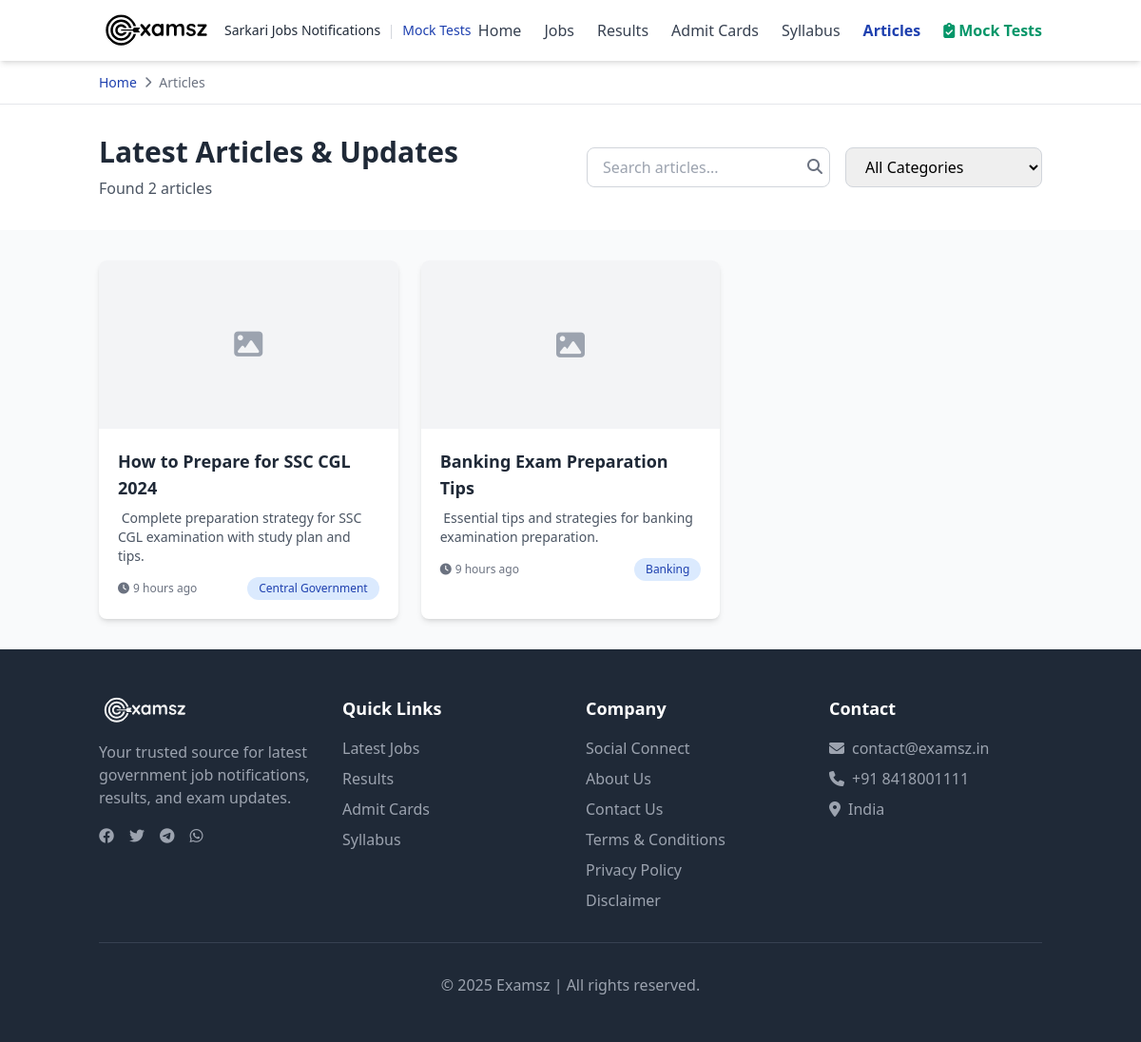
/posts.php, run on the app's committed database.
### tables this page shows
CREATE TABLE posts (
  id INT AUTO_INCREMENT PRIMARY KEY,
  title VARCHAR(255) NOT NULL,
  slug VARCHAR(255) NOT NULL UNIQUE,
  excerpt TEXT,
  content LONGTEXT,
  category_id INT,
  status ENUM('draft','published') DEFAULT 'published',
  meta_title VARCHAR(255),
  meta_description VARCHAR(255),
  thumbnail_url VARCHAR(500) NULL,
  author_id INT NULL,
  extras JSON NULL,
  published_at DATETIME DEFAULT CURRENT_TIMESTAMP,
  created_at TIMESTAMP DEFAULT CURRENT_TIMESTAMP,
  updated_at TIMESTAMP NULL,
  FOREIGN KEY (category_id) REFERENCES categories(id) ON DELETE SET NULL,
  FOREIGN KEY (author_id) REFERENCES authors(id) ON DELETE SET NULL
);

CREATE TABLE categories (
  id INT AUTO_INCREMENT PRIMARY KEY,
  name VARCHAR(100) NOT NULL,
  slug VARCHAR(150) NOT NULL UNIQUE
);

### src/db.php (called while the page is built, shortened)
<?php
class Database {
    private static $instance = null;
    private $connection;
    private function __construct() {
        try {
            $this->connection = new PDO(
                "mysql:host=" . DB_HOST . ";dbname=" . DB_NAME . ";charset=utf8mb4",
                DB_USER,
                DB_PASS,
                [
                    PDO::ATTR_ERRMODE => PDO::ERRMODE_EXCEPTION,
                    PDO::ATTR_DEFAULT_FETCH_MODE => PDO::FETCH_ASSOC,
                    PDO::ATTR_EMULATE_PREPARES => false
                ]
            );
        } catch (PDOException $e) {
            error_log("Database connection failed: " . $e->getMessage());
            $this->connection = null;
        }
    }
    public static function getInstance() {
        if (self::$instance === null) {
            self::$instance = new self();
        }
        return self::$instance;
    }
    public function query($sql, $params = []) {
        $stmt = $this->connection->prepare($sql);
        $stmt->execute($params);
        return $stmt;
    }
    public function fetchAll($sql, $params = []) {
        return $this->query($sql, $params)->fetchAll();
    }
    public function fetchOne($sql, $params = []) {
        return $this->query($sql, $params)->fetch();
    }
}
function getDB() {
    return Database::getInstance();
}
?>

### src/models/Post.php (called while the page is built, shortened)
<?php
require_once __DIR__ . '/../db.php';
class Post {
    private $db;
    public function __construct() {
        $this->db = getDB();
    }
    public function getAll($limit = 15, $offset = 0, $category = null) {
        $sql = "SELECT p.*, c.name as category_name, c.slug as category_slug,
                        a.name as author_name, a.avatar_url as author_avatar
                FROM posts p
                LEFT JOIN categories c ON p.category_id = c.id
                LEFT JOIN authors a ON p.author_id = a.id
                WHERE p.status = 'published'";
        $params = [];
        $sql .= " ORDER BY p.published_at DESC LIMIT ? OFFSET ?";
        $params[] = $limit;
        $params[] = $offset;
        return $this->db->fetchAll($sql, $params);
    }
    public function getCount($category = null) {
        $sql = "SELECT COUNT(*) as count FROM posts p";
        $params = [];
        if ($category) {
            $sql .= " LEFT JOIN categories c ON p.category_id = c.id WHERE p.status = 'published' AND c.slug = ?";
            $params[] = $category;
        } else {
            $sql .= " WHERE p.status = 'published'";
        }
        $result = $this->db->fetchOne($sql, $params);
        return $result['count'];
    }
}
?>

### src/helpers.php (called while the page is built, shortened)
<?php
require_once __DIR__ . '/models/Ad.php';
require_once __DIR__ . '/db.php';
function timeAgo($datetime) {
    $time = time() - strtotime($datetime);
    if ($time < 86400) return floor($time/3600) . ' hours ago';
    return floor($time/31536000) . ' years ago';
}
    ?>

### posts.php (the view, shortened to what this page needs)
<?php
require_once __DIR__ . '/src/db.php';
require_once __DIR__ . '/src/helpers.php';
require_once __DIR__ . '/src/models/Post.php';
$postModel = new Post();
$page = isset($_GET['page']) ? (int)$_GET['page'] : 1;
$search = isset($_GET['search']) ? sanitizeInput($_GET['search']) : null;
$category = isset($_GET['category']) ? sanitizeInput($_GET['category']) : null;
$perPage = POSTS_PER_PAGE ?? 12;
if ($search) {
    $posts = $postModel->search($search, $perPage, ($page - 1) * $perPage);
    $totalPosts = $postModel->countSearch($search);
} else {
    $posts = $postModel->getAll($perPage, ($page - 1) * $perPage, $category);
    $totalPosts = $postModel->getCount($category);
}
$pageTitle = $search ? "Search Articles: $search" : 'Latest Articles & Updates';
include 'includes/header.php';
?>
    <div class="bg-white border-b">
        <div class="container mx-auto px-4 py-3">
            <div class="breadcrumb">
                <a href="<?= SITE_URL ?>">Home</a>
                <i class="fas fa-chevron-right text-xs"></i>
                <span>Articles</span>
            </div>
        </div>
    </div>
    <section class="bg-white py-8">
        <div class="container mx-auto px-4">
            <div class="flex flex-col md:flex-row md:items-center md:justify-between">
                <div>
                    <h1 class="text-2xl md:text-3xl font-bold text-gray-800 mb-2"><?= htmlspecialchars($pageTitle) ?></h1>
                    <p class="text-gray-600">Found <?= $totalPosts ?> articles</p>
                </div>
                <div class="mt-4 md:mt-0 flex flex-col md:flex-row gap-4">
                    <div class="relative">
                        <input type="text" id="post-search" value="<?= htmlspecialchars($search ?? '') ?>" placeholder="Search articles..."
                               class="px-4 py-2 border border-gray-300 rounded-lg focus:outline-none focus:ring-2 focus:ring-primary w-full md:w-64">
                        <button id="post-search-btn" class="absolute right-2 top-2 text-gray-500 hover:text-primary">
                            <i class="fas fa-search"></i>
                        </button>
                    </div>
                    <select id="category-filter" class="px-4 py-2 border border-gray-300 rounded-lg focus:outline-none focus:ring-2 focus:ring-primary">
                        <option value="">All Categories</option>
                    </select>
                </div>
            </div>
        </div>
    </section>
    <section class="py-8">
        <div class="container mx-auto px-4">
            <?php if (empty($posts)): ?>
            <div class="text-center py-12">
                <i class="fas fa-newspaper text-gray-400 text-6xl mb-4"></i>
                <h3 class="text-xl font-semibold text-gray-600 mb-2">No articles found</h3>
                <p class="text-gray-500">Try adjusting your search or filter.</p>
            </div>
            <?php else: ?>
            <div class="lg:flex lg:items-start lg:gap-6">
                <div class="flex-1 order-1">
                <div class="grid grid-cols-1 md:grid-cols-2 lg:grid-cols-3 gap-6">
                <?php $__i = 0; foreach ($posts as $p): ?>
                <?php $thumb = !empty($p['thumbnail_url']) ? $p['thumbnail_url'] : (getSetting('default_post_thumbnail') ?: null); ?>
                <article class="bg-white rounded-lg shadow-md overflow-hidden card-hover">
                    <?php if (!empty($thumb)): ?>
                    <a href="<?= SITE_URL ?>/post/<?= urlencode($p['slug']) ?>" class="block aspect-[16/9] bg-gray-100">
                        <img src="<?= htmlspecialchars($thumb) ?>" alt="<?= htmlspecialchars($p['title']) ?>" class="w-full h-full object-cover" loading="lazy">
                    </a>
                    <?php else: ?>
                    <a href="<?= SITE_URL ?>/post/<?= urlencode($p['slug']) ?>" class="block aspect-[16/9] bg-gray-100 flex items-center justify-center text-gray-400">
                        <i class="fas fa-image text-3xl"></i>
                    </a>
                    <?php endif; ?>
                    <div class="p-5">
                    <h3 class="text-lg font-semibold text-gray-800 line-clamp-2 mb-2">
                        <a href="<?= SITE_URL ?>/post/<?= urlencode($p['slug']) ?>" class="hover:text-primary">
                            <?= htmlspecialchars($p['title']) ?>
                        </a>
                    </h3>
                    <?php if (!empty($p['excerpt'])): ?>
                    <p class="text-gray-600 text-sm line-clamp-3 mb-3">&nbsp;<?= htmlspecialchars($p['excerpt']) ?></p>
                    <?php endif; ?>
                    <div class="text-xs text-gray-500 flex items-center justify-between">
                        <span class="flex items-center gap-2">
                            <span><i class="fas fa-clock mr-1"></i><?= timeAgo($p['published_at'] ?? $p['updated_at'] ?? '') ?></span>
                        </span>
                        <?php if (!empty($p['category_name'])): ?>
                        <span class="badge badge-primary"><?= htmlspecialchars($p['category_name']) ?></span>
                        <?php endif; ?>
                    </div>
                    </div>
                </article>
                <?php endforeach; ?>
                </div>
                </div>
            </div>
            <?php endif; ?>
        </div>
    </section>
<?php include 'includes/footer.php'; ?>

### assets/css/style.css (style rules this page uses)
.line-clamp-2 { display: -webkit-box; -webkit-line-clamp: 2; line-clamp: 2; -webkit-box-orient: vertical; overflow: hidden; }
.line-clamp-3 { display: -webkit-box; -webkit-line-clamp: 3; line-clamp: 3; -webkit-box-orient: vertical; overflow: hidden; }
.badge { display: inline-flex; align-items: center; padding: 0.25rem 0.75rem; border-radius: 9999px; font-size: 0.75rem; font-weight: 500; }
.badge-primary { background-color: #dbeafe; color: #1e40af; }
.card-hover { transition: all 0.3s ease; }
.breadcrumb { display: flex; align-items: center; flex-wrap: wrap; gap: 0.5rem; font-size: 0.875rem; color: #6b7280; }
.breadcrumb a { color: #1e40af; text-decoration: none; }

### data on the page
posts: title "How to Prepare for SSC CGL 2024", excerpt "Complete preparation strategy for SSC CGL examination with study plan and tips.", published_at "9 hours ago", category.name "Central Government"
posts: title "Banking Exam Preparation Tips", excerpt "Essential tips and strategies for banking examination preparation.", published_at "9 hours ago", category.name "Banking"

### other printed values
$pageTitle "Latest Articles & Updates"
$totalPosts "2"
